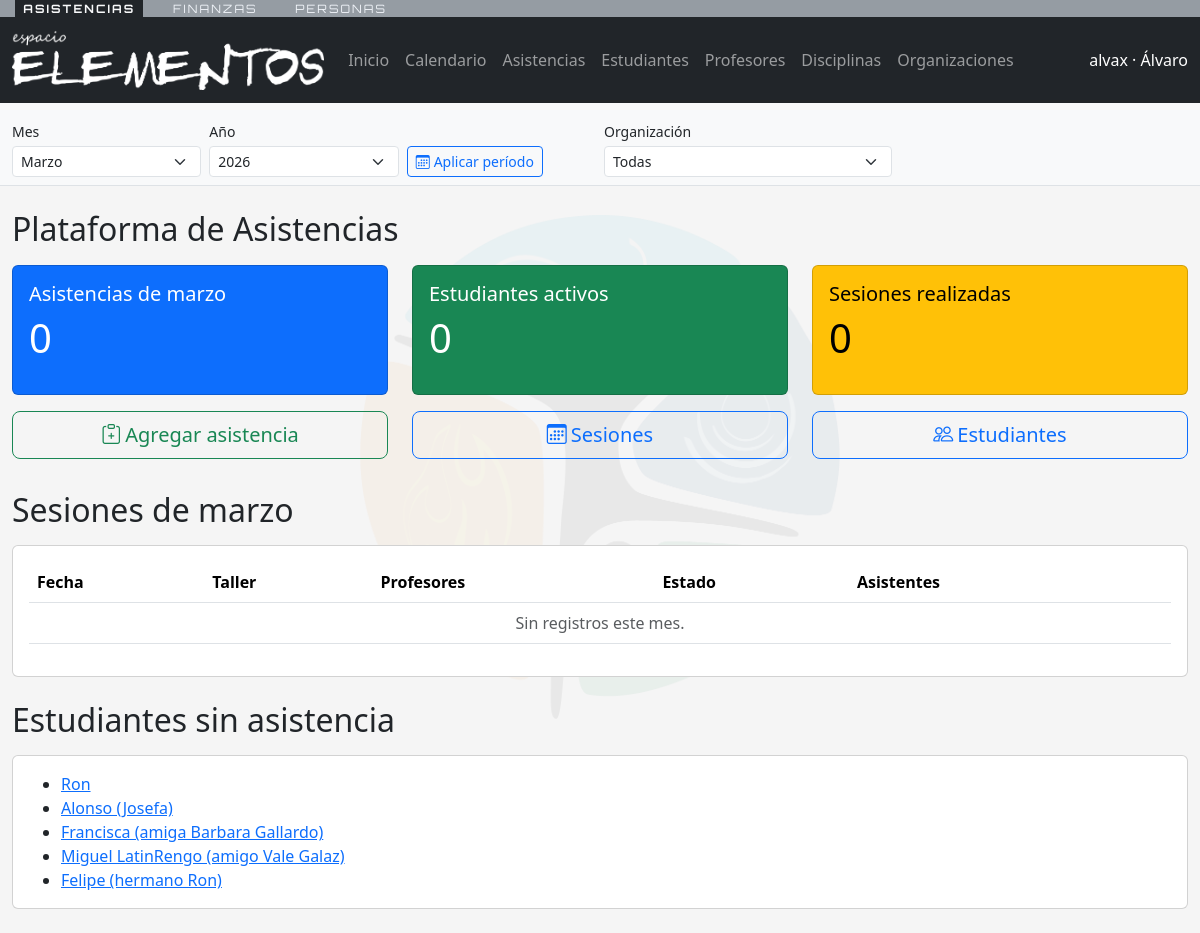
The page /asistencias/ (signed in) on the database as committed earlier.
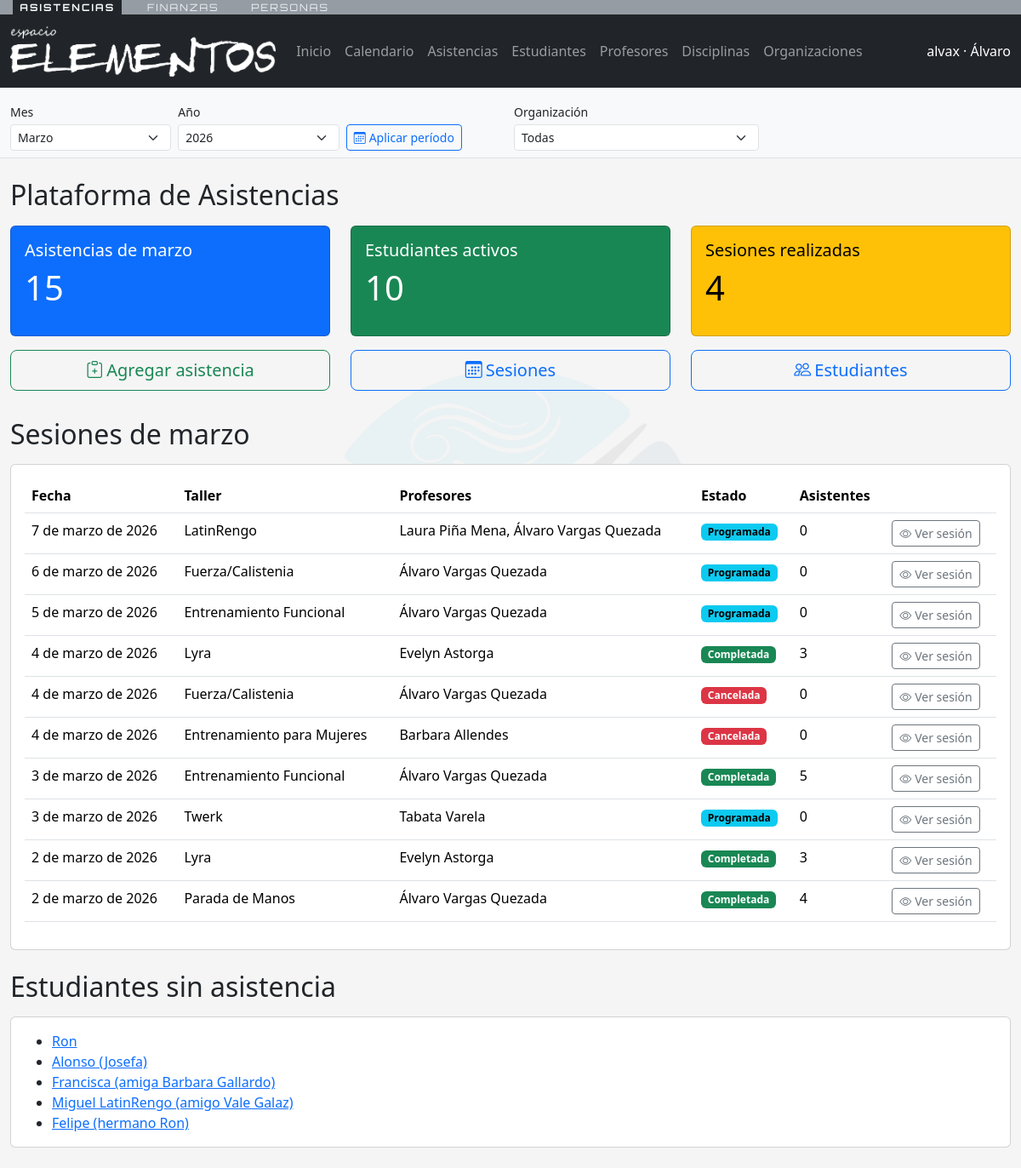
The same page on the database as committed later.
### database/models.py (models this page shows, shortened)
class Persona(models.Model):
    nombres = models.CharField(max_length=150)
    apellidos = models.CharField(max_length=150)
    email = models.EmailField(unique=True, null=True, blank=True)
    telefono = models.CharField(max_length=50, blank=True)
    identificador = models.CharField(max_length=50, blank=True)
    fecha_nacimiento = models.DateField(null=True, blank=True)
    activo = models.BooleanField(default=True)
    user = models.OneToOneField(
        settings.AUTH_USER_MODEL,
        on_delete=models.CASCADE,
        null=True,
        blank=True,
        related_name="persona",
    )
    creado_en = models.DateTimeField(auto_now_add=True)
    actualizado_en = models.DateTimeField(auto_now=True)
    class Meta:
        verbose_name = "Persona"
        verbose_name_plural = "Personas"
        ordering = ["apellidos", "nombres"]
        db_table = "cuentas_persona"
    def __str__(self) -> str:
        return f"{self.nombres} {self.apellidos}".strip()

class SesionClase(models.Model):
    class Estado(models.TextChoices):
        PROGRAMADA = "programada", "Programada"
        COMPLETADA = "completada", "Completada"
        CANCELADA = "cancelada", "Cancelada"
    disciplina = models.ForeignKey(
        Disciplina,
        on_delete=models.CASCADE,
        related_name="sesiones",
    )
    bloque = models.ForeignKey(
        BloqueHorario,
        on_delete=models.SET_NULL,
        related_name="sesiones",
        null=True,
        blank=True,
    )
    profesores = models.ManyToManyField(
        Persona,
        related_name="sesiones_en_equipo",
        blank=True,
        db_table="academia_sesionclase_profesores",
    )
    fecha = models.DateField()
    estado = models.CharField(
        max_length=20,
        choices=Estado.choices,
        default=Estado.PROGRAMADA,
    )
    cupo_maximo = models.PositiveIntegerField(null=True, blank=True)
    notas = models.TextField(blank=True)
    creada_en = models.DateTimeField(auto_now_add=True)
    class Meta:
        verbose_name = "Sesion de clase"
        verbose_name_plural = "Sesiones de clase"
        ordering = ["-fecha"]
        db_table = "academia_sesionclase"
        indexes = [
            models.Index(fields=["fecha", "disciplina"]),
        ]

class Disciplina(models.Model):
    organizacion = models.ForeignKey(
        Organizacion,
        on_delete=models.CASCADE,
        related_name="disciplinas",
    )
    nombre = models.CharField(max_length=150)
    descripcion = models.TextField(blank=True)
    nivel = models.CharField(max_length=100, blank=True)
    activa = models.BooleanField(default=True)
    creada_en = models.DateTimeField(auto_now_add=True)
    class Meta:
        verbose_name = "Disciplina"
        verbose_name_plural = "Disciplinas"
        unique_together = ("organizacion", "nombre", "nivel")
        ordering = ["nombre"]
        db_table = "academia_disciplina"
    def __str__(self) -> str:
        return self.nombre

### asistencias/views.py (the view)
# urls.py: path("", views.dashboard, name="dashboard"),
@role_required(ROLE_ADMIN)
def dashboard(request):
    context = _nav_context(request)
    inicio_mes, fin_mes = _periodo(request)
    organizacion = _organizacion_desde_request(request)
    nombre_mes = date_format(inicio_mes, "F")
    sesiones_mes = (
        SesionClase.objects.filter(fecha__gte=inicio_mes, fecha__lte=fin_mes)
        .select_related("disciplina")
        .prefetch_related("profesores")
    )
    if organizacion:
        sesiones_mes = sesiones_mes.filter(disciplina__organizacion=organizacion)
    sesiones_realizadas_mes = sesiones_mes.filter(estado=SesionClase.Estado.COMPLETADA).count()
    asistencias_mes_qs = Asistencia.objects.filter(sesion__fecha__gte=inicio_mes, sesion__fecha__lte=fin_mes)
    if organizacion:
        asistencias_mes_qs = asistencias_mes_qs.filter(sesion__disciplina__organizacion=organizacion)
    asistentes_ids_qs = asistencias_mes_qs.values_list("persona_id", flat=True).distinct()
    estudiantes_activos_mes = asistentes_ids_qs.count()
    estudiantes_qs = Persona.objects.filter(roles__rol__codigo="ESTUDIANTE").distinct()
    if organizacion:
        estudiantes_qs = estudiantes_qs.filter(roles__organizacion=organizacion).distinct()
    estudiantes_sin_asistencia = estudiantes_qs.exclude(id__in=asistentes_ids_qs).order_by("apellidos", "nombres")[:5]
    sesiones_resumen = sesiones_mes.annotate(total_asistentes=Count("asistencias")).order_by("-fecha")[:10]
    context.update(
        {
            "sesiones_hoy": sesiones_mes.filter(fecha=timezone.localdate()),
            "asistencias_mes": asistencias_mes_qs.count(),
            "estudiantes_activos_mes": estudiantes_activos_mes,
            "sesiones_realizadas_mes": sesiones_realizadas_mes,
            "estudiantes_sin_asistencia": estudiantes_sin_asistencia,
            "sesiones_resumen": sesiones_resumen,
            "nombre_mes": nombre_mes,
        }
    )
    return render(request, "asistencias/dashboard.html", context)

### asistencias/utils.py (called while the page is built, shortened)
def usuario_tiene_roles(user, roles: list[str]) -> bool:
    if not roles:
        return True
    if user.is_superuser:
        return True

### asistencias/views.py (called while the page is built)
def _nav_context(request):
    persona = getattr(request.user, "persona", None)
    roles = []
    if persona:
        roles = list(persona.roles.filter(activo=True).values_list("rol__codigo", flat=True))
    return {"persona": persona, "roles_usuario": roles}

def _periodo(request):
    hoy = timezone.localdate()
    try:
        anio = int(request.GET.get("periodo_anio", hoy.year))
    except (TypeError, ValueError):
        anio = hoy.year
    try:
        mes = int(request.GET.get("periodo_mes", hoy.month))
    except (TypeError, ValueError):
        mes = hoy.month
    if mes < 1 or mes > 12:
        mes = hoy.month
    if anio < 2000 or anio > 2100:
        anio = hoy.year
    inicio = hoy.replace(year=anio, month=mes, day=1)
    fin = (inicio.replace(day=28) + timedelta(days=4)).replace(day=1) - timedelta(days=1)
    return inicio, fin

def _organizacion_desde_request(request):
    org_id = request.GET.get("organizacion")
    if not org_id:
        return None
    return Organizacion.objects.filter(pk=org_id).first()

### asistencias/templates/asistencias/dashboard.html (shortened to what the changed rows need)
{% extends "asistencias/base_app.html" %}
{% block content %}
<div class="mt-4">
  <div class="d-flex justify-content-between align-items-center mb-3">
    <h2 class="mb-0">Plataforma de Asistencias</h2>
  </div>
  <div class="row">
    <div class="col-md-4">
      <div class="card text-bg-primary mb-3">
        <div class="card-body">
          <h5 class="card-title">Asistencias de {{ nombre_mes }}</h5>
          <p class="display-6">{{ asistencias_mes }}</p>
        </div>
      </div>
    </div>
    <div class="col-md-4">
      <div class="card text-bg-success mb-3">
        <div class="card-body">
          <h5 class="card-title">Estudiantes activos</h5>
          <p class="display-6">{{ estudiantes_activos_mes }}</p>
        </div>
      </div>
    </div>
    <div class="col-md-4">
      <div class="card text-bg-warning mb-3">
        <div class="card-body">
          <h5 class="card-title">Sesiones realizadas</h5>
          <p class="display-6">{{ sesiones_realizadas_mes }}</p>
        </div>
      </div>
    </div>
  </div>
  <h2 class="mb-3">Sesiones de {{ nombre_mes }}</h2>
  <div class="card mb-4">
    <div class="card-body table-responsive">
      <table class="table">
        <thead>
          <tr>
            <th>Fecha</th>
            <th>Taller</th>
            <th>Profesores</th>
            <th>Estado</th>
            <th>Asistentes</th>
            <th></th>
          </tr>
        </thead>
        <tbody>
          {% for sesion in sesiones_resumen %}
          <tr>
            <td>{{ sesion.fecha }}</td>
            <td>{{ sesion.disciplina }}</td>
            <td>
              {% if sesion.profesores.all %}
                {% for profe in sesion.profesores.all %}
                  {{ profe }}{% if not forloop.last %}, {% endif %}
                {% endfor %}
              {% else %}
                -
              {% endif %}
            </td>
            <td>
              {% if sesion.estado == "programada" %}
                <span class="badge text-bg-info">Programada</span>
              {% elif sesion.estado == "completada" %}
                <span class="badge text-bg-success">Completada</span>
              {% elif sesion.estado == "cancelada" %}
                <span class="badge text-bg-danger">Cancelada</span>
              {% else %}
                <span class="badge text-bg-secondary">{{ sesion.get_estado_display }}</span>
              {% endif %}
            </td>
            <td>{{ sesion.total_asistentes }}</td>
            <td>
              <a class="btn btn-sm btn-outline-secondary" href="{% url 'asistencias:sesion_detail' sesion.pk %}">
                <i class="bi bi-eye"></i><span class="d-none d-md-inline ms-1">Ver sesión</span>
              </a>
            </td>
          </tr>
          {% empty %}
          <tr><td colspan="6" class="text-center text-muted">Sin registros este mes.</td></tr>
          {% endfor %}
        </tbody>
      </table>
    </div>
  </div>
  <h2 class="mb-3">Estudiantes sin asistencia</h2>
  <div class="card mb-4">
    <div class="card-body">
      <ul class="mb-0">
        {% for persona in estudiantes_sin_asistencia %}
          <li><a href="{% url 'asistencias:persona_detail' persona.pk %}">{{ persona }}</a></li>
        {% empty %}
          <li class="text-muted">Sin pendientes.</li>
        {% endfor %}
      </ul>
    </div>
  </div>
</div>
{% endblock %}

### asistencias/templates/asistencias/base_app.html (shortened to what the changed rows need)
{% load static %}
<!DOCTYPE html>
<html lang="es">
  <head>
    <link href="https://cdn.jsdelivr.net/npm/bootstrap@5.3.3/dist/css/bootstrap.min.css" rel="stylesheet">
    <link href="https://cdn.jsdelivr.net/npm/bootstrap-icons@1.11.3/font/bootstrap-icons.css" rel="stylesheet">
  </head>
  <body>
    {% if request.user.is_authenticated and not hide_nav %}
    <nav class="navbar navbar-expand-lg navbar-dark bg-dark">
      <div class="container-fluid">
        <div class="collapse navbar-collapse" id="navbarNav">
          <ul class="navbar-nav me-auto">
            <li class="nav-item"></li>
            <li class="nav-item"></li>
            <li class="nav-item"></li>
            <li class="nav-item"></li>
            <li class="nav-item"></li>
            <li class="nav-item"></li>
            <li class="nav-item"></li>
          </ul>
          <span class="navbar-text text-white">
            {{ request.user.get_username }}{% if persona %} · {{ persona.nombres }}{% endif %}
          </span>
        </div>
      </div>
    </nav>
    {% endif %}
    <div class="container-fluid">
      {% block content %}{% endblock %}
    </div>
  </body>
</html>

Rows that differ between the two databases and show on the page:
added SesionClase: fecha "7 de marzo de 2026", disciplina "LatinRengo", estado "Programada", total_asistentes "0", Persona (nombres+apellidos "Álvaro Vargas Quezada")
now on this page (row unchanged): Persona: nombres+apellidos "Laura Piña Mena", shown under "7 de marzo de 2026"
added SesionClase: fecha "6 de marzo de 2026", disciplina "Fuerza/Calistenia", estado "Programada", total_asistentes "0", Persona (nombres+apellidos "Álvaro Vargas Quezada")
added SesionClase: fecha "5 de marzo de 2026", disciplina "Entrenamiento Funcional", estado "Programada", total_asistentes "0", Persona (nombres+apellidos "Álvaro Vargas Quezada")
added SesionClase: fecha "4 de marzo de 2026", disciplina "Lyra", estado "Completada", total_asistentes "3"
now on this page (row unchanged): Persona: nombres+apellidos "Evelyn Astorga"
added SesionClase: fecha "4 de marzo de 2026", disciplina "Fuerza/Calistenia", estado "Cancelada", total_asistentes "0", Persona (nombres+apellidos "Álvaro Vargas Quezada")
added SesionClase: fecha "4 de marzo de 2026", disciplina "Entrenamiento para Mujeres", estado "Cancelada", total_asistentes "0"
now on this page (row unchanged): Persona: nombres+apellidos "Barbara Allendes", shown under "4 de marzo de 2026"
added SesionClase: fecha "3 de marzo de 2026", disciplina "Entrenamiento Funcional", estado "Completada", total_asistentes "5", Persona (nombres+apellidos "Álvaro Vargas Quezada")
added SesionClase: fecha "3 de marzo de 2026", disciplina "Twerk", estado "Programada", total_asistentes "0"
added Persona: nombres+apellidos "Tabata Varela", shown under "3 de marzo de 2026"
added SesionClase: fecha "2 de marzo de 2026", disciplina "Lyra", estado "Completada", total_asistentes "3"
added SesionClase: fecha "2 de marzo de 2026", disciplina "Parada de Manos", estado "Completada", total_asistentes "4", Persona (nombres+apellidos "Álvaro Vargas Quezada")
Other text that changed with them:
{{ asistencias_mes }}: "0" → "15"
{{ estudiantes_activos_mes }}: "0" → "10"
{{ sesiones_realizadas_mes }}: "0" → "4"
text no longer shown: "Sin registros este mes."
